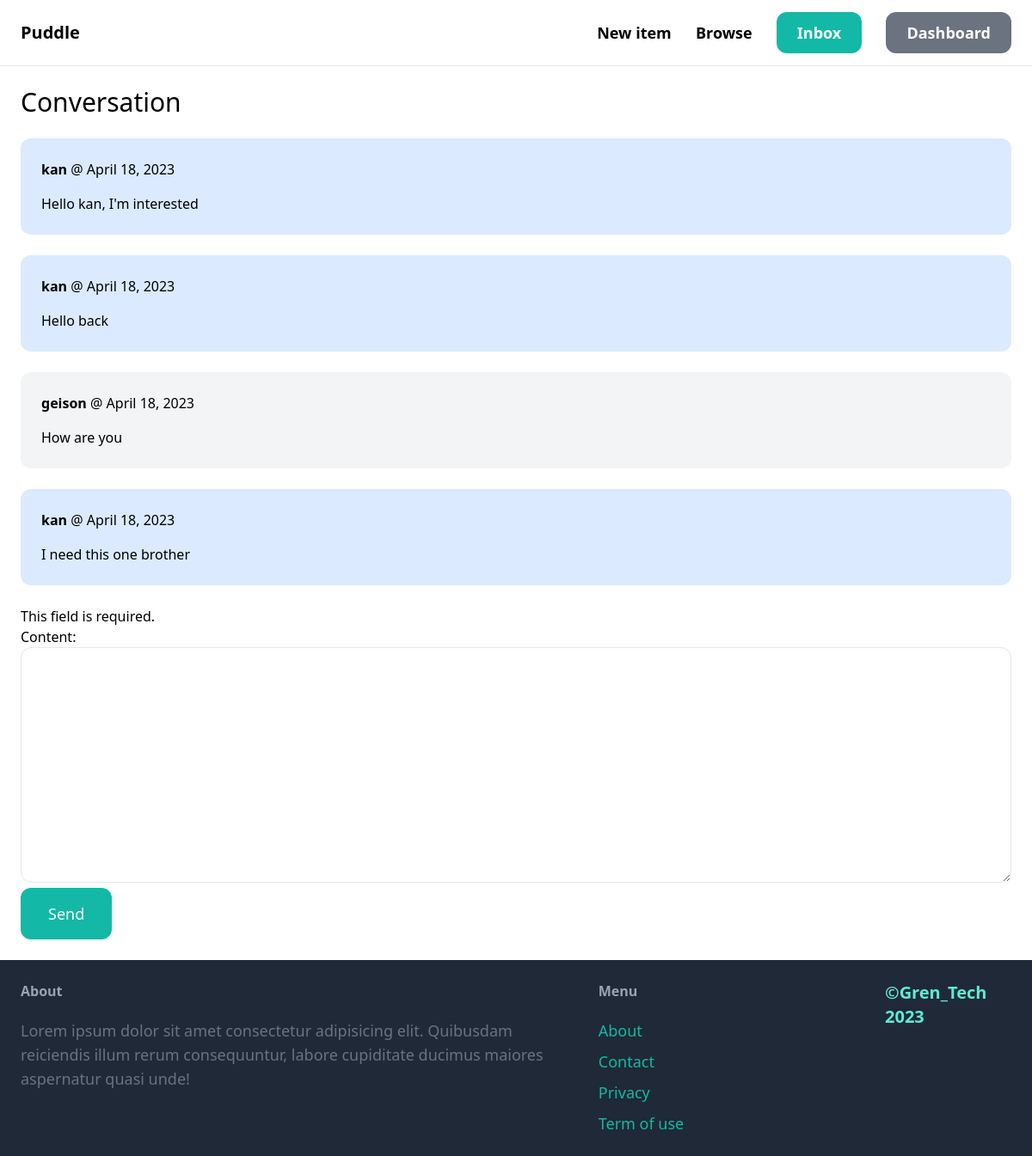
/inbox/5/ (signed in), run on the app's committed database.
### conversation/models.py (models this page shows)
class ConversationMessage(models.Model):
    conversation = models.ForeignKey(Conversation, related_name="messages", on_delete=models.CASCADE)
    content = models.TextField()
    created_at = models.DateField(auto_now_add=True)
    created_by = models.ForeignKey(User, related_name='created_messages', on_delete=models.CASCADE)

### conversation/views.py (the view)
# urls.py: path('<int:pk>/', views.detail, name='detail'),
@login_required
def detail(request, pk):
    conversation = Conversation.objects.filter(members__in=[request.user.id]).get(pk=pk)
    if request.method == 'POST':
        form = ConversationMessageForm(request.POST)
        if form.is_valid():
            conversation_message = form.save(commit=False)
            conversation_message.conversation = conversation
            conversation_message.created_by = request.user
            conversation_message.save()
            conversation.save()
            return redirect('conversation:detail', pk=pk)
    else:
        form = ConversationMessageForm(request.POST)
    return render(request, 'conversation/detail.html', {
        'conversation': conversation,
        'form': form,
    })

### conversation/forms.py
class ConversationMessageForm(forms.ModelForm):
    class Meta:
        model = ConversationMessage
        fields = ('content',)
        widgets ={
            'content': forms.Textarea(attrs={
            'class': 'w-full py-4 px-6 rounded-xl border'
            })
        }

### conversation/templates/conversation/detail.html (shortened to what this page needs)
{% extends 'core/base.html' %}
{% block content %}
    <h1 class="mb-6 text-3xl">Conversation</h1>
    <div class="space-y-6">
        {% for message in conversation.messages.all %}
                <div class="p-6 {% if message.created_by == request.user %} bg-blue-100 flex {% else %} bg-gray-100{% endif %} rounded-xl">
                    <div>
                        <p class="mb-4"><strong>{{message.created_by.username}}</strong> @ {{message.created_at}}</p>
                        <p>{{message.content}}</p>
                    </div>
                </div>
        {% endfor %}
    </div>
    <form method="post" action="." class="mt-6">
        {{form.as_p}}
        <button class="py-4 px-8 text-lg bg-teal-500 hover:bg-teal-700 rounded-xl text-white">Send</button>
    </form>
{%endblock%}

### core/templates/core/base.html (shortened to what this page needs)
<!DOCTYPE html>
<html lang="en">
<head>
    <script src="https://cdn.tailwindcss.com"></script>
</head>
<body>
    <nav class="py-6 px-6 flex justify-between items-center border-b border-gray-200">
        <a href="/" class="text-xl font-semibold">Puddle</a>
        <div class="space-x-6">
            <a href="{% url 'item:new' %}" class="text-lg font-semibold hover:text-gray-500">New item</a>
            <a href="{% url 'item:items' %}" class="text-lg font-semibold hover:text-gray-500">Browse</a>
            {% if request.user.is_authenticated %}
                <a href="{% url 'conversation:inbox' %}" class="px-6 py-3 text-lg font-semibold bg-teal-500 text-white rounded-xl hover:bg-teal-700">Inbox</a>
                <a href="{% url 'dashboard:index' %}" class="px-6 py-3 text-lg font-semibold bg-gray-500 text-white rounded-xl hover:bg-gray-700">Dashboard</a>
            {% else %}
                <a href="{% url 'core:signup' %}" class="px-6 py-3 text-lg font-semibold bg-teal-500 text-white rounded-xl hover:bg-teal-700">Sign up</a>
                <a href="{% url 'core:login' %}" class="px-6 py-3 text-lg font-semibold bg-gray-500 text-white rounded-xl hover:bg-gray-700">Log in</a>
            {% endif %}
        </div>
    </nav>
    <div class="px-6 py-6">
        {% block content %}{% endblock  %}
    </div>
    <footer class="py-6 px-6 flex  justify-between bg-gray-800">
        <div class="w-2/3 pr-10">
            <h3 class="mb-5 font-semibold text-gray-400">About</h3>
            <p class="text-lg text-gray-500">Lorem ipsum dolor sit amet consectetur adipisicing elit. Quibusdam reiciendis illum rerum consequuntur, labore cupiditate ducimus maiores aspernatur quasi unde!</p>
        </div>
        <div class="w-1/3">
            <h3 class="mb-5 font-semibold text-gray-400">Menu</h3>
            <ul class="space-y-2">
                <li><a href="#" class="text-lg text-teal-500 hover:text-teal-700">About</a></li>
                <li><a href="{% url 'core:contact' %}" class="text-lg text-teal-500 hover:text-teal-700">Contact</a></li>
                <li><a href="#" class="text-lg text-teal-500 hover:text-teal-700">Privacy</a></li>
                <li><a href="#" class="text-lg text-teal-500 hover:text-teal-700">Term of use</a></li>
            </ul>
        </div>
        <h1 class="text-xl font-semibold text-teal-300 align-center">&copy;Gren_Tech 2023</h1>
    </footer>
</body>
</html>

### data on the page
ConversationMessage: created_by.username "kan", created_at "April 18, 2023", content "Hello kan, I'm interested"
ConversationMessage: created_by.username "kan", created_at "April 18, 2023", content "Hello back"
ConversationMessage: created_by.username "geison", created_at "April 18, 2023", content "How are you"
ConversationMessage: created_by.username "kan", created_at "April 18, 2023", content "I need this one brother"
